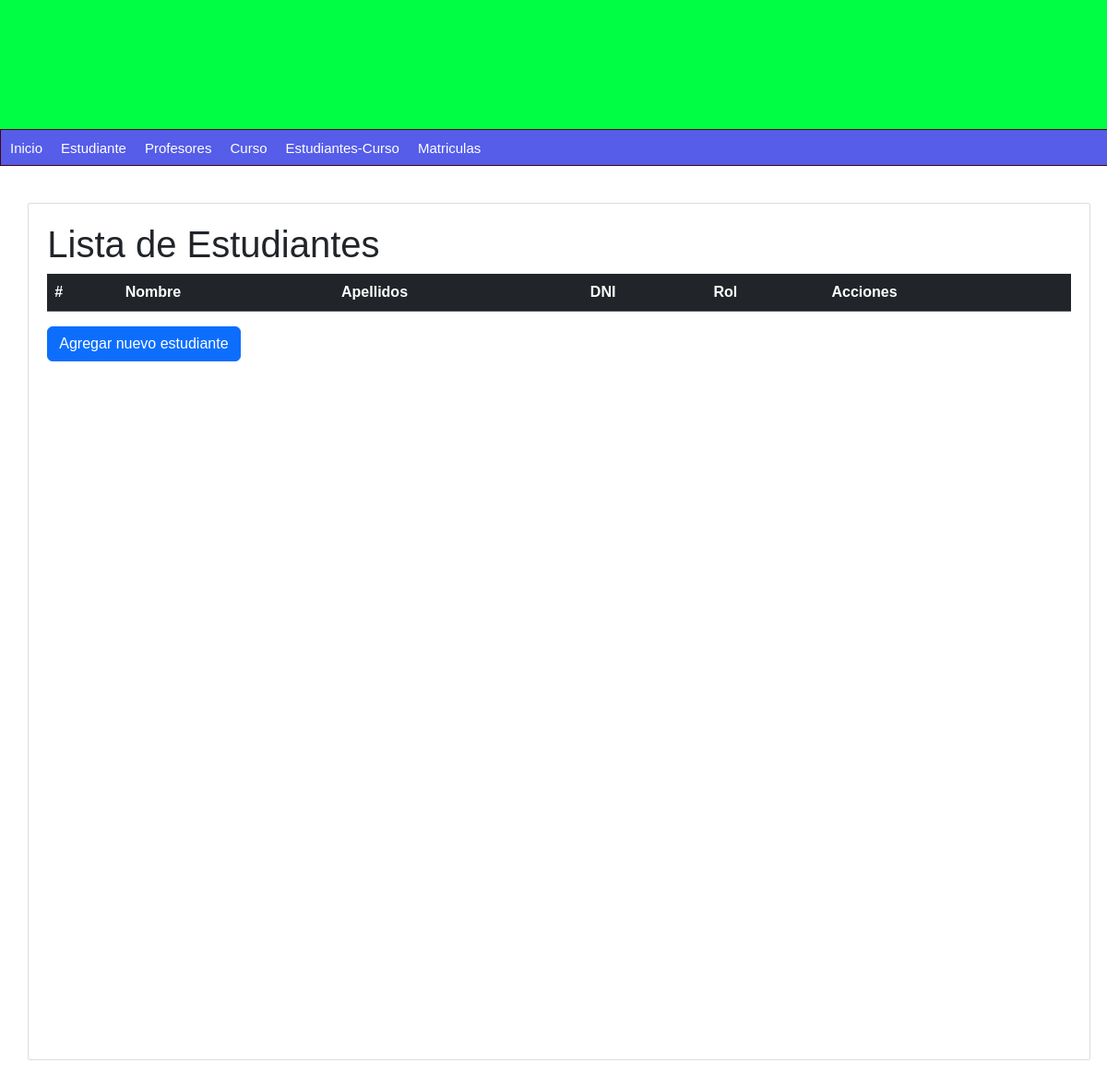
The page /Lista-estudiantes/ on the database as committed earlier.
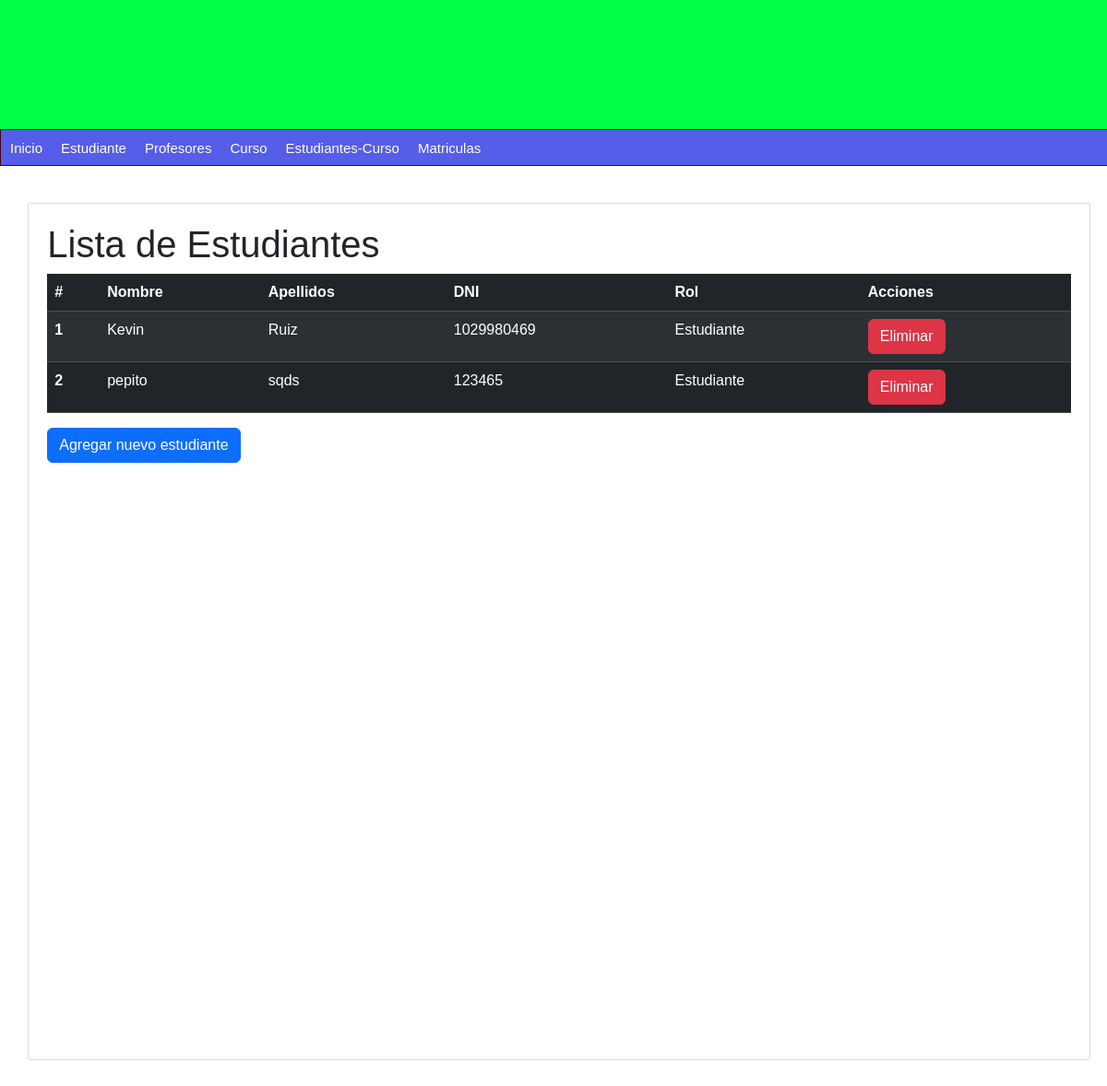
The same page on the database as committed later.
### persona/models.py (models this page shows, shortened)
class Persona(models.Model):
    nombre = models.CharField(max_length=100)
    apellidos = models.CharField(max_length=100)
    dni = models.CharField(max_length=10, unique=True)
    telefono = models.CharField(max_length=10)
    email = models.EmailField()
    fecha_nacimiento = models.DateField()
    rol = models.CharField(max_length=20)
    created_at = models.DateTimeField(auto_now_add=True)
    class Meta:
        db_table = 'persona'

### persona/views.py (the view)
# urls.py: path('Lista-estudiantes/',get_estudiantes, name='lista-estudiantes'),
def get_estudiantes(request):
    estudiantes = Persona.objects.filter(rol='Estudiante')
    return render(request, 'lista-estudiantes.html', {
        'title': 'Lista de Estudiantes',
        'estudiantes': estudiantes
    })

### persona/templates/lista-estudiantes.html (shortened to what this page needs)
{% extends "index.html" %}
{% block content %}
<h1>{{ title }}</h1>
<link rel="stylesheet" type="text/css" href="https://cdn.datatables.net/1.11.5/css/jquery.dataTables.css">
<table id="miTabla" class="table table-dark table-striped">
    <thead>
        <tr>
            <th scope="col">#</th>
            <th scope="col">Nombre</th>
            <th scope="col">Apellidos</th>
            <th scope="col">DNI</th>
            <th scope="col">Rol</th>
            <th scope="col">Acciones</th>
        </tr>
    </thead>
    <tbody>
        {% for estudiante in estudiantes %}
        <tr>
            <th scope="row">{{ forloop.counter }}</th>
            <td>{{ estudiante.nombre }}</td>
            <td>{{ estudiante.apellidos }}</td>
            <td>{{ estudiante.dni }}</td>
            <td>{{ estudiante.rol }}</td>
            <td>
                <a href="{% url 'eliminar-estudiante' estudiante.dni %}" class="btn btn-danger" onclick="return confirm('¿Estás seguro que deseas eliminar este estudiante?');">Eliminar</a>
            </td>
        </tr>
        {% endfor %}
    </tbody>
</table>
<a href="{% url 'formulario_estudiante' %}" class="btn btn-primary">Agregar nuevo estudiante</a>
{% endblock %}

Rows that differ between the two databases and show on the page:
added Persona: nombre "Kevin", apellidos "Ruiz", dni "1029980469", rol "Estudiante"
added Persona: nombre "pepito", apellidos "sqds", dni "123465", rol "Estudiante"
